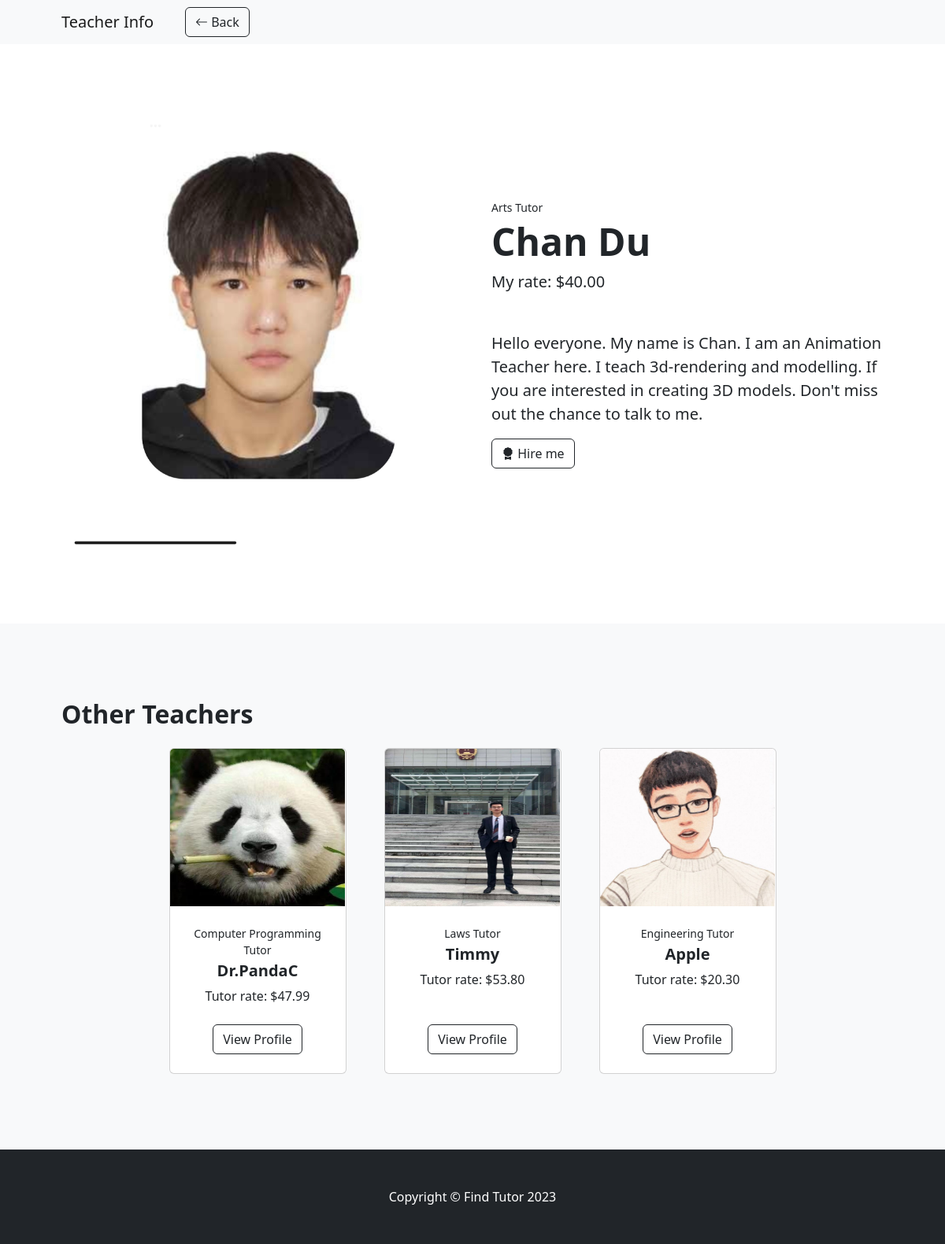
The page /teacher/viewProfile/?nid=6 on the database its author committed.
### Reg/models.py (models this page shows, shortened)
class User(models.Model):
    username = models.CharField("Username", max_length=30, unique=True)
    password = models.CharField("Password", max_length=32)
    created_time = models.DateTimeField('Created time', auto_now_add=True)
    updated_time = models.DateTimeField('Updated time', auto_now=True)
    DateofBirth = models.DateField("Date of Birth",auto_now_add=False,blank=True,null=True)
    isStudent=models.BooleanField(default=False)
    profile_picture=models.ImageField("Profile Picture",upload_to='media/profile_pictures',blank=True,null=True)
    personal_Bio=models.CharField("Bio", max_length=400,blank=True, null=True )
    class meta:
        abstract = True

class Teacher(User):
    specialty=  models.CharField("Specialty", max_length=32)
    personal_rate=models.DecimalField("rate",default=0, decimal_places=2,max_digits=6)
    numberofSudents = models.IntegerField(default=0)
    def __str__(self):
       return self.username

### teacher/views.py (the view)
# urls.py: path('viewProfile/',views.viewProfile),
def viewProfile(request):
        nid=request.GET.get('nid')
        teacher = Teacher.objects.get(pk=nid)
        count=Teacher.objects.exclude(pk=nid).count()
        teachers=Teacher.objects.exclude(pk=nid)
        newqs=[]
        i = 0
        while i < 3:
           newqs.append(teachers[i])
           i += 1
        print (newqs)
        print(teachers)
        return render(request, 'viewProfile.html', {'Teacher': teacher,'Teachers': newqs})

### teacher/templates/viewProfile.html (shortened to what this page needs)
{% load static %}
<!DOCTYPE html>
<html lang="en">
    <head>
        <link href="https://cdn.jsdelivr.net/npm/bootstrap-icons@1.5.0/font/bootstrap-icons.css" rel="stylesheet" />
        <link href="{%static 'css/styles.css' %}" rel="stylesheet" />
    </head>
    <body>
        <nav class="navbar navbar-expand-lg navbar-light bg-light">
            <div class="container px-4 px-lg-5">
                <a class="navbar-brand" href="#!">Teacher Info</a>
                <div class="collapse navbar-collapse" id="navbarSupportedContent">
                    <ul class="navbar-nav me-auto mb-2 mb-lg-0 ms-lg-4">
                        <li class="nav-item"><a class="btn btn-outline-dark flex-shrink-0" href="/index"><i class="bi bi-arrow-left"></i> Back</a></li>
                    </ul>
                </div>
            </div>
        </nav>
        <section class="py-5">
            <div class="container px-4 px-lg-5 my-5">
                <div class="row gx-4 gx-lg-5 align-items-center">
                    <div class="col-md-6"><img class="card-img-top mb-5 mb-md-0" src="{{Teacher.profile_picture.url}}"  /></div>
                    <div class="col-md-6">
                        <div class="small mb-1">{{Teacher.specialty}} Tutor</div>
                        <h1 class="display-5 fw-bolder">{{Teacher.username}}</h1>
                        <div class="fs-5 mb-5">
                            <span>My rate: ${{Teacher.personal_rate}}</span>
                        </div>
                        <p class="lead"> {{Teacher.personal_Bio}}</p>
                        <div class="d-flex">
                            <button class="btn btn-outline-dark flex-shrink-0" type="button">
                               <i class="bi bi-award-fill"></i>
                                Hire me
                            </button>
                        </div>
                    </div>
                </div>
            </div>
        </section>
        <section class="py-5 bg-light">
            <div class="container px-4 px-lg-5 mt-5">
                <h2 class="fw-bolder mb-4">Other Teachers</h2>
                <div class="row gx-4 gx-lg-5 row-cols-2 row-cols-md-3 row-cols-xl-4 justify-content-center">
                    {%for Teacher in Teachers%}
                    <div class="col mb-5">
                        <div class="card h-100">
                            <a href="/teacher/viewProfile/?nid={{Teacher.id}}">
                                <img class="card-img-top" src="{{Teacher.profile_picture.url}}"  style="width:222px; height:200px"/>
                            </a>
                            <div class="card-body p-4">
                                <div class="text-center">
                                   <div class="small mb-1">{{Teacher.specialty}} Tutor</div>
                                    <h5 class="fw-bolder">{{Teacher.username}}</h5>
                                    Tutor rate: ${{Teacher.personal_rate}}
                                </div>
                            </div>
                            <div class="card-footer p-4 pt-0 border-top-0 bg-transparent">
                                <div class="text-center"><a class="btn btn-outline-dark mt-auto" href="/teacher/viewProfile/?nid={{Teacher.id}}">
                                    View Profile</a></div>
                            </div>
                        </div>
                    </div>
                     {%endfor%}
                </div>
            </div>
        </section>
        <footer class="py-5 bg-dark">
            <div class="container"><p class="m-0 text-center text-white">Copyright &copy; Find Tutor 2023</p></div>
        </footer>
    </body>
</html>

### rows shown on the page
User: profile_picture (picture), username "Chan Du", personal_Bio "Hello everyone. My name is Chan. I am an Animation Teacher here. I teach 3d-rendering and modelling. If you are interested in creating 3D models. Don't miss out the chance to talk to me."
Teacher: specialty "Arts", personal_rate "40.00"
Teacher: profile_picture (picture), specialty "Computer Programming", username "Dr.PandaC", personal_rate "47.99"
Teacher: profile_picture (picture), specialty "Laws", username "Timmy", personal_rate "53.80"
Teacher: profile_picture (picture), specialty "Engineering", username "Apple", personal_rate "20.30"
